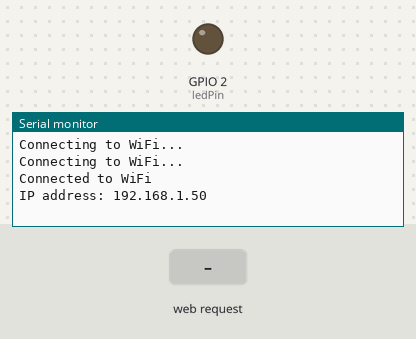
Recording of a sketch running on a simulated ESP32. Shown: output pins drawn as LEDs (lit = HIGH), the last lines printed to the serial monitor. The inputs (shaded band) are chosen by the test bench. WiFi joins after 1.5 s; servers stay silent unless stated.

Above: at 3.2 s.
3.3 s: HTTP request GET /setBrightness?brightness=1 received
At 3.7 s:
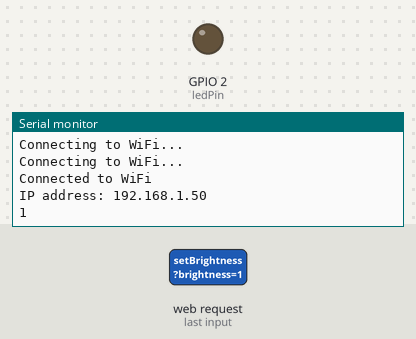
4.8 s: HTTP request GET /sendNumber?brightness=1&stmt=1&number=1 received
At 6.0 s:
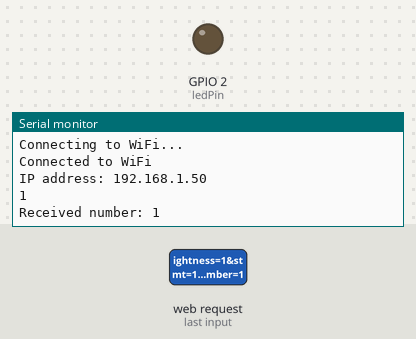

The sketch:

ESPWifiGetPost.ino
```cpp
#include <WiFi.h>
#include <WebServer.h>

// const char* ssid = "Neurosis";
// const char* password = "12345678";
// const char* ssid = "Airtel-MyWiFi-AMF-311WW-C790";
// const char* password = "2253f528";
const char* ssid = "Makerslab";
const char* password = "makers@2022";

const int ledPin = 2; // Pin for the built-in LED
unsigned int number;

WebServer server(80);
volatile int brightnessValue = 0;
volatile bool valueReceived = false;

const char index_html[] PROGMEM = R"rawliteral(
    <!DOCTYPE HTML>
    <html>
    <head>
        <title>LED Brightness Control</title>
        <meta name="viewport" content="width=device-width, initial-scale=1">
        <link rel="icon" href="data:,">
    </head>
    <body>
        <input type="range" min="0" max="1000" value="0" oninput="SendData()" id="Slider">
        <button class="SendSample" id="Send" onclick="send()">Send</button>
        <button onclick="sendNumbers()">Send Numbers</button>
    <script>
        var Slider = document.getElementById("Slider");
        var btn = document.getElementById("Send");
        var BufferDelay = false;
        const stmt = "Powerstar Pawan Kalyan is currently in the news, not for his fiery political speeches but for his personal life. Speculations are doing the rounds that Pawan and his wife, Anna Lezhneva, are heading for a divorce. It is said that the two have been living separately for a while now. Anna has not been seen with Pawan Kalyan at his family events."

        function send() {
          var xhr = new XMLHttpRequest();
          var url = "/sendStatement?stmt=" + encodeURIComponent(stmt);
          xhr.open("GET", url, true);
          xhr.send();
        }

        function sendNumbers() {
        var i = 1;

        function sendNumber() {
            var xhr = new XMLHttpRequest();
            var url = "/sendNumber";
            xhr.open("POST", url, true);
            xhr.setRequestHeader("Content-Type", "application/x-www-form-urlencoded");
            xhr.send("number=" + i);

            i++;

            if (i <= 1000) {
                xhr.onreadystatechange = function() {
                    if (xhr.readyState === XMLHttpRequest.DONE && xhr.status === 200) {
                        sendNumber();
                    }
                };
            }
        }

        sendNumber();
    }

        function SendData() {
            if (BufferDelay) {
                return; // Ignore actions if data is being sent too fast
            }

            var xhr = new XMLHttpRequest();
            var url = "/setBrightness?brightness=" + Slider.value;
            xhr.open("GET", url, true);
            xhr.send();
            BufferDelay = true;

            setTimeout(function() {
                BufferDelay = false;
            }, 15);
        }
    </script>
    </body>
    </html>
)rawliteral";

void handleRoot() {
    server.send(200, "text/html", index_html);
}

void handleBrightness() {
    if (server.hasArg("brightness")) {
        if (!valueReceived) {
          String brightnessStr = server.arg("brightness");
          brightnessValue = brightnessStr.toInt();
          valueReceived = true;
        }
    }

    server.send(200, "text/plain", "OK");
}

void handleSendStatement() {
    if (server.hasArg("stmt")) {
        String stmtStr = server.arg("stmt");
        // Do something with the received statement, e.g., print it
        Serial.println(stmtStr);
    }

    server.send(200, "text/plain", "OK");
}

void handleSendNumber() {
    if (server.hasArg("number")) {
        String numberStr = server.arg("number");
        number = numberStr.toInt();
        Serial.print("Received number: ");
        Serial.println(number);
    }

    server.send(200, "text/plain", "OK");
}

void setup() {
    pinMode(ledPin, OUTPUT);

    ledcAttachPin(ledPin, 0);
    ledcSetup(0, 5000, 8); // Configure LEDC channel 0 with a frequency of 5000Hz and 8-bit resolution

    Serial.begin(115200); // Set the baud rate to 115200

    WiFi.begin(ssid, password);
    while (WiFi.status() != WL_CONNECTED) {
        delay(1000);
        Serial.println("Connecting to WiFi...");
    }

    Serial.println("Connected to WiFi");
    Serial.print("IP address: ");
    Serial.println(WiFi.localIP());

    server.on("/", handleRoot);
    server.on("/setBrightness", handleBrightness);
    server.on("/sendStatement", handleSendStatement);
    server.on("/sendNumber", handleSendNumber);
    server.begin();
}

void loop() {
    if (valueReceived) {
        // ledcWrite(0, brightnessValue); // Write the brightness value to LEDC channel 0
        Serial.println(brightnessValue);
        valueReceived = false;
    }
    server.handleClient();
    // Other tasks, if any
}
```

Measured:
- after the input at 3.3 s, the serial monitor: prints a new line at once (image 1)
- after the input at 4.8 s, the serial monitor: prints a new line at once (image 2)
